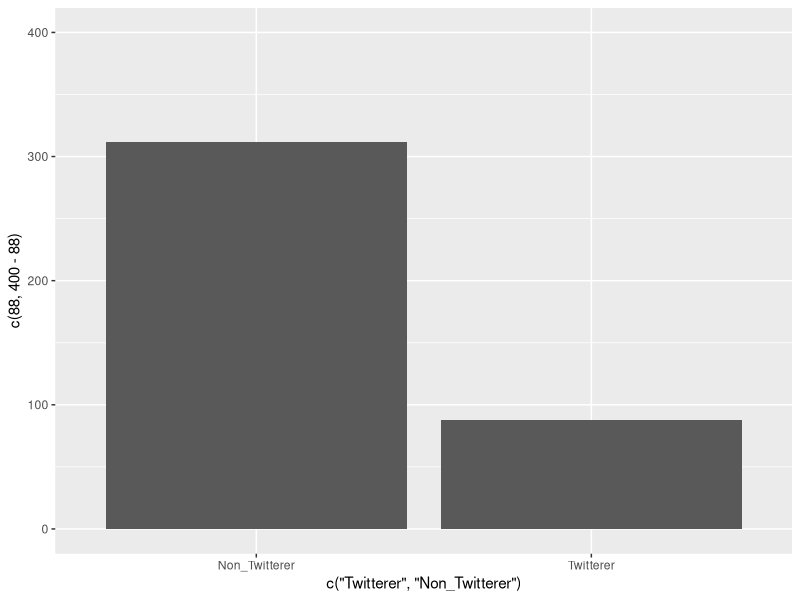
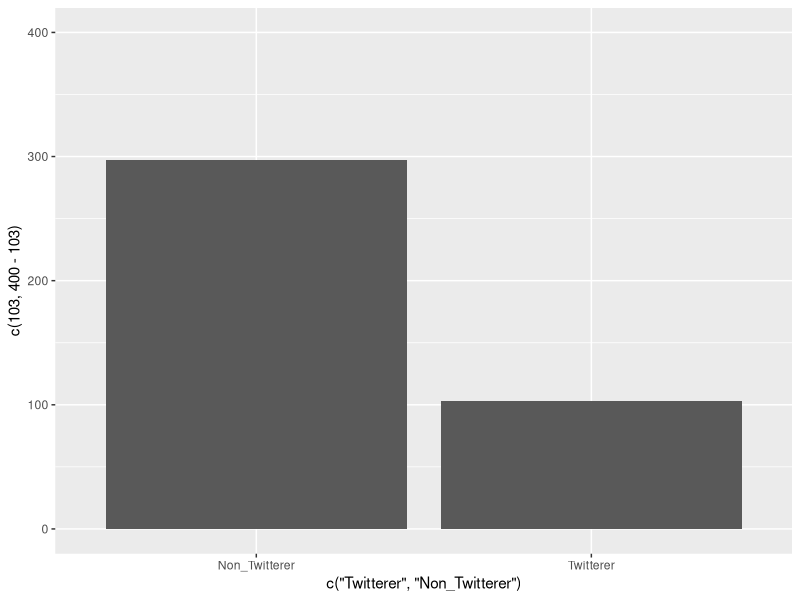
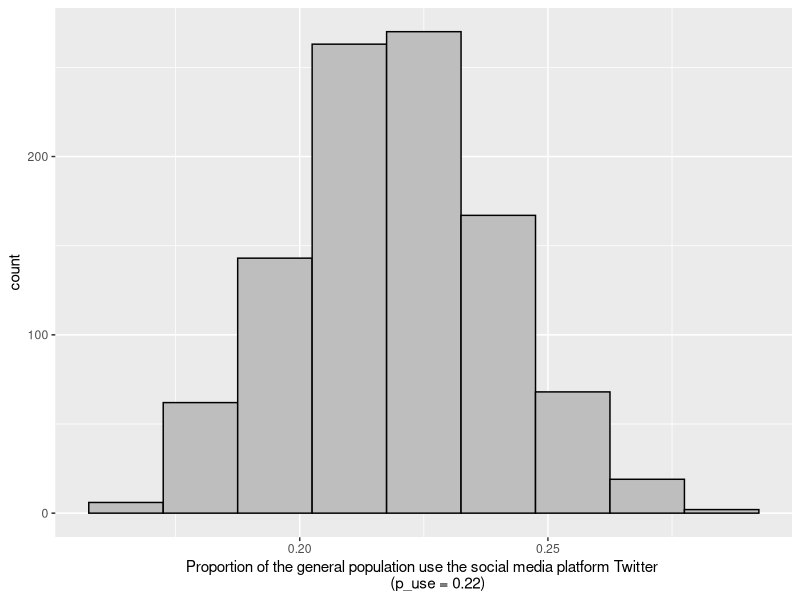

Recreate these plots in R, in order.
## ---- chunk 1
library(tidyverse)
library(knitr)
opts_chunk$set(warning = FALSE, message = FALSE)
## ---- chunk 2
ggplot(data=NULL, aes(x=c("Twitterer","Non_Twitterer"), y=c(88,400-88))) + 
  geom_col() + lims(y=c(0,400))
## ---- chunk 3
sample(c("Head","Tail"), size=10,replace=TRUE)
# will do the same thing as:
sample(c("Head","Tail"), size=10, prob=c(0.5, 0.5), replace=TRUE)
# Even though the exact counts of "Head" and "Tail" differ each time you
# run this code, if you simulate enough coin flips (by increasing
# the value of 'size', you'll get approximately the same proportion
# of "Head" and "Tail" outcomes)

# To modify the code to make Tails much more likely than Heads, 
# we could change the probs:
sample(c("Head","Tail"), size=10, prob=c(0.1, 0.9), replace=TRUE)
## ---- chunk 4
set.seed(15)

## ---- chunk 5
ggplot(data=NULL, aes(x=c("Twitterer","Non_Twitterer"), y=c(103,400-103))) + 
  geom_col() + lims(y=c(0,400))
## ---- chunk 6
set.seed(15)
n_observations <- 400 # number of observations (e.g. coin flips or spins)
repetitions <- 1000 # 1000 simulations
simulated_stats <- rep(NA, repetitions) # 1000 missing values to start

for (i in 1:1000)
{
  new_sim <- sample(c(0.22, 0.78), 
                    size = n_observations,    
                    prob = c(0.22, 0.78),
                    replace = TRUE)
  sim_p <- sum(new_sim == 0.22) / n_observations
  
  simulated_stats[i] <- sim_p; # add new value to vector of results
}

sim <- tibble(p_use = simulated_stats)

sim %>% ggplot(aes(x = p_use)) + 
  geom_histogram(binwidth = 0.015, colour = "black", fill = "grey") +
  xlab("Proportion of the general population use the social media platform Twitter 
       (p_use = 0.22)")
## ---- chunk 7
test_stat <- 103/400
#0.7425
pvalue <- sim %>% 
  filter(abs(p_use - 0.22) >= abs(test_stat - 0.22)) %>% 
  summarise(p_value = n() / repetitions)
pvalue
